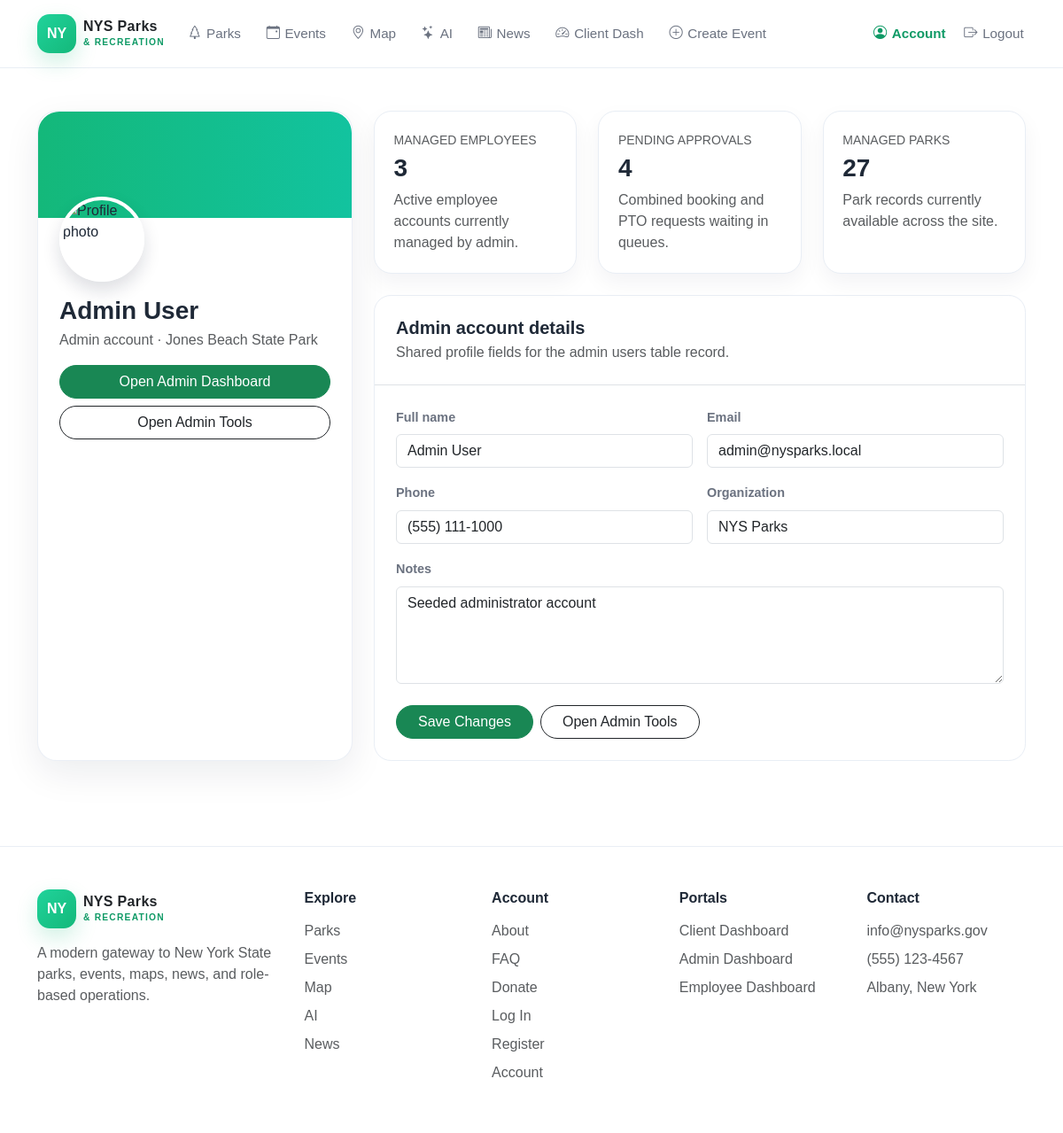
The app's page /account.php (signed in) with its own data.
### tables this page shows
CREATE TABLE users (
    id INT AUTO_INCREMENT PRIMARY KEY,
    first_name VARCHAR(50) NOT NULL,
    last_name VARCHAR(80) NOT NULL,
    email VARCHAR(255) NOT NULL UNIQUE,
    password_hash VARCHAR(255) NOT NULL,
    role ENUM('client','employee','admin') NOT NULL,
    phone VARCHAR(25) NULL,
    birthdate DATE NULL,
    organization VARCHAR(120) NULL,
    notes TEXT NULL,
    park_id INT NULL,
    account_status ENUM('active','locked','disabled') NOT NULL DEFAULT 'active',
    created_at DATETIME NOT NULL DEFAULT CURRENT_TIMESTAMP,
    updated_at DATETIME NOT NULL DEFAULT CURRENT_TIMESTAMP ON UPDATE CURRENT_TIMESTAMP,
    last_login_at DATETIME NULL,
    CONSTRAINT fk_users_park FOREIGN KEY (park_id) REFERENCES parks(id) ON DELETE SET NULL,
    INDEX idx_users_role_status (role, account_status),
    INDEX idx_users_email_status (email, account_status),
    INDEX idx_users_park (park_id)
);

CREATE TABLE parks (
    id INT AUTO_INCREMENT PRIMARY KEY,
    name VARCHAR(150) NOT NULL UNIQUE,
    region VARCHAR(80) NOT NULL,
    park_type VARCHAR(60) NOT NULL,
    address_line VARCHAR(180) NOT NULL,
    city VARCHAR(80) NOT NULL,
    state CHAR(2) NOT NULL DEFAULT 'NY',
    zip_code VARCHAR(10) NOT NULL,
    hours VARCHAR(120) NOT NULL,
    total_fields INT NOT NULL DEFAULT 1,
    max_capacity INT NOT NULL DEFAULT 1,
    amenities TEXT NULL,
    description TEXT NOT NULL,
    image_url VARCHAR(255) NULL,
    image_alt VARCHAR(180) NULL,
    card_summary VARCHAR(255) NULL,
    latitude DECIMAL(9,6) NULL,
    longitude DECIMAL(9,6) NULL,
    is_featured TINYINT(1) NOT NULL DEFAULT 0,
    created_at DATETIME NOT NULL DEFAULT CURRENT_TIMESTAMP,
    updated_at DATETIME NOT NULL DEFAULT CURRENT_TIMESTAMP ON UPDATE CURRENT_TIMESTAMP,
    CONSTRAINT chk_parks_total_fields CHECK (total_fields >= 0),
    CONSTRAINT chk_parks_max_capacity CHECK (max_capacity > 0),
    INDEX idx_parks_region (region),
    INDEX idx_parks_type (park_type),
    INDEX idx_parks_featured (is_featured)
);

### bootstrap.php (called while the page is built, shortened)
<?php
function current_user(PDO $db): ?array {
    $stmt = $db->prepare("SELECT u.*, p.name AS park_name FROM users u LEFT JOIN parks p ON p.id = u.park_id WHERE u.id = ? AND u.account_status='active'");
    $stmt->execute([(int) $_SESSION['user_id']]);
    $user = $stmt->fetch();
    return $user;
}
function e(?string $value): string {
    return htmlspecialchars((string) $value, ENT_QUOTES, 'UTF-8');
}
function full_name(array $user): string {
    return trim(($user['first_name'] ?? '') . ' ' . ($user['last_name'] ?? ''));
}
?>

### account.php (the view, shortened to what this page needs)
<?php
require 'bootstrap.php';
$user = current_user($db);
$dashboardPath = match ($user['role']) {
    'admin' => 'admin-dashboard.php',
    'employee' => 'employee-dashboard.php',
    default => 'client-dashboard.php',
};
$dashboardLabel = match ($user['role']) {
    'admin' => 'Open Admin Dashboard',
    'employee' => 'Open Employee Dashboard',
    default => 'Open Client Dashboard',
};
$actionPath = match ($user['role']) {
    'admin' => 'admin-dashboard.php',
    'employee' => 'employee-pto.php',
    default => 'client-create-event.php',
};
$actionLabel = match ($user['role']) {
    'admin' => 'Open Admin Tools',
    'employee' => 'Create PTO Request',
    default => 'Create Event Request',
};
if ($user['role'] === 'client') {
    $stmt = $db->prepare("SELECT COUNT(*) FROM bookings WHERE client_id=? AND booking_status='pending'");
    $stmt->execute([$user['id']]);
    $stat1 = ['Open requests', (int) $stmt->fetchColumn(), 'Pending approval from the admin booking queue.'];
    $stmt = $db->prepare("SELECT COUNT(*) FROM bookings WHERE client_id=? AND booking_status IN ('approved','confirmed','completed')");
    $stmt->execute([$user['id']]);
    $stat2 = ['Booking history', (int) $stmt->fetchColumn(), 'Approved, confirmed, and completed bookings tied to this account.'];
    $stat3 = ['Saved parks', (int) $db->query("SELECT COUNT(*) FROM parks WHERE is_featured=1")->fetchColumn(), 'Quick access to favorite parks and event venues.'];
    $detailsTitle = 'Client account details';
    $detailsText = 'Editable front-end profile fields for the future users table binding.';
    $roleText = 'Client account';
} else {
    $stat1 = ['Managed employees', (int) $db->query("SELECT COUNT(*) FROM users WHERE role='employee' AND account_status='active'")->fetchColumn(), 'Active employee accounts currently managed by admin.'];
    $stat2 = ['Pending approvals', (int) $db->query("SELECT (SELECT COUNT(*) FROM bookings WHERE booking_status='pending') + (SELECT COUNT(*) FROM pto_requests WHERE pto_status='pending')")->fetchColumn(), 'Combined booking and PTO requests waiting in queues.'];
    $stat3 = ['Managed parks', (int) $db->query("SELECT COUNT(*) FROM parks")->fetchColumn(), 'Park records currently available across the site.'];
    $detailsTitle = 'Admin account details';
    $detailsText = 'Shared profile fields for the admin users table record.';
    $roleText = 'Admin account';
}
?>
<!DOCTYPE html>
<html lang="en">
<head>
  <link href="https://cdn.jsdelivr.net/npm/bootstrap@5.3.3/dist/css/bootstrap.min.css" rel="stylesheet" />
  <link rel="stylesheet" href="https://cdn.jsdelivr.net/npm/bootstrap-icons@1.11.3/font/bootstrap-icons.min.css" />
  <link rel="stylesheet" href="css/styles.css" />
</head>
<body data-page="account">
  <header class="site-header">
    <nav class="container py-3 d-flex flex-column flex-lg-row align-items-lg-center justify-content-between gap-3">
      <section class="d-flex flex-column flex-lg-row align-items-lg-center gap-3 gap-lg-4">
        <a href="index.php" class="brand-link text-decoration-none d-inline-flex align-items-center gap-2">
          <span class="brand-badge">NY</span>
          <span class="brand-mark text-dark">
            NYS Parks<br />
            <small>&amp; RECREATION</small>
          </span>
        </a>
        <ul class="list-unstyled d-flex flex-wrap gap-3 gap-lg-4 m-0 align-items-center">
          <li><a href="parks.php" class="nav-link-custom" data-page-link="parks"><i class="bi bi-tree"></i>Parks</a></li>
          <li><a href="events.php" class="nav-link-custom" data-page-link="events"><i class="bi bi-calendar-event"></i>Events</a></li>
          <li><a href="map.php" class="nav-link-custom" data-page-link="map"><i class="bi bi-geo-alt"></i>Map</a></li>
          <li><a href="ai.php" class="nav-link-custom" data-page-link="ai"><i class="bi bi-stars"></i>AI</a></li>
          <li><a href="news.php" class="nav-link-custom" data-page-link="news"><i class="bi bi-newspaper"></i>News</a></li>
          <li><a href="client-dashboard.php" class="nav-link-custom" data-page-link="client-dashboard"><i class="bi bi-speedometer2"></i>Client Dash</a></li>
          <li><a href="client-create-event.php" class="nav-link-custom" data-page-link="client-create-event"><i class="bi bi-plus-circle"></i>Create Event</a></li>
        </ul>
      </section>
      <ul class="list-unstyled d-flex flex-wrap gap-3 m-0 align-items-center">
        <li><a href="account.php" class="nav-link-custom active" data-page-link="account"><i class="bi bi-person-circle"></i>Account</a></li>
          <li><a href="logout.php" class="nav-link-custom" data-page-link="logout"><i class="bi bi-box-arrow-right"></i>Logout</a></li>
      </ul>
    </nav>
  </header>
  <main class="py-5">
    <section class="container">
      <section class="row g-4">
        <article class="col-xl-4">
          <section class="soft-card overflow-hidden h-100">
            <section class="profile-banner"></section>
            <section class="p-4">
              <img src="https://images.unsplash.com/photo-1494790108377-be9c29b29330?auto=format&fit=crop&w=200&q=80" alt="Profile photo" class="profile-photo-lg" />
              <h1 class="h3 fw-bold mt-3 mb-1"><?= e(full_name($user)) ?></h1>
              <p class="text-muted mb-3"><?= e($roleText) ?><?= $user['park_name'] ? ' · ' . e($user['park_name']) : '' ?></p>
              <section class="d-grid gap-2">
                <a href="<?= e($dashboardPath) ?>" class="btn btn-success rounded-pill"><?= e($dashboardLabel) ?></a>
                <a href="<?= e($actionPath) ?>" class="btn btn-outline-dark rounded-pill"><?= e($actionLabel) ?></a>
              </section>
            </section>
          </section>
        </article>
        <article class="col-xl-8">
          <section class="row g-4 mb-4">
            <article class="col-md-4">
              <section class="stats-card h-100">
                <p class="small text-uppercase text-muted mb-1"><?= e($stat1[0]) ?></p>
                <h2 class="h3 fw-bold mb-2"><?= e((string) $stat1[1]) ?></h2>
                <p class="text-muted mb-0"><?= e($stat1[2]) ?></p>
              </section>
            </article>
            <article class="col-md-4">
              <section class="stats-card h-100">
                <p class="small text-uppercase text-muted mb-1"><?= e($stat2[0]) ?></p>
                <h2 class="h3 fw-bold mb-2"><?= e((string) $stat2[1]) ?></h2>
                <p class="text-muted mb-0"><?= e($stat2[2]) ?></p>
              </section>
            </article>
            <article class="col-md-4">
              <section class="stats-card h-100">
                <p class="small text-uppercase text-muted mb-1"><?= e($stat3[0]) ?></p>
                <h2 class="h3 fw-bold mb-2"><?= e((string) $stat3[1]) ?></h2>
                <p class="text-muted mb-0"><?= e($stat3[2]) ?></p>
              </section>
            </article>
          </section>
          <section class="list-shell">
            <section class="p-4 border-bottom">
              <h2 class="h5 fw-bold mb-1"><?= e($detailsTitle) ?></h2>
              <p class="text-muted mb-0"><?= e($detailsText) ?></p>
            </section>
            <section class="p-4">
              <form method="post">
                <section class="row g-3">
                  <article class="col-md-6">
                    <label class="form-label">Full name</label>
                    <input class="form-control" name="full_name" value="<?= e(full_name($user)) ?>" />
                  </article>
                  <article class="col-md-6">
                    <label class="form-label">Email</label>
                    <input class="form-control" value="<?= e($user['email']) ?>" readonly />
                  </article>
                  <article class="col-md-6">
                    <label class="form-label">Phone</label>
                    <input class="form-control" name="phone" value="<?= e((string) $user['phone']) ?>" />
                  </article>
                  <article class="col-md-6">
                    <label class="form-label">Organization</label>
                    <input class="form-control" name="organization" value="<?= e((string) $user['organization']) ?>" />
                  </article>
                  <article class="col-12">
                    <label class="form-label">Notes</label>
                    <textarea rows="4" class="form-control" name="notes"><?= e((string) $user['notes']) ?></textarea>
                  </article>
                </section>
                <section class="d-flex flex-wrap gap-2 mt-4">
                  <button type="submit" class="btn btn-success rounded-pill px-4">Save Changes</button>
                  <a href="<?= e($actionPath) ?>" class="btn btn-outline-dark rounded-pill px-4"><?= e($actionLabel) ?></a>
                </section>
              </form>
            </section>
          </section>
        </article>
      </section>
    </section>
  </main>
  <footer class="footer-shell py-5 mt-5">
    <section class="container">
      <section class="footer-five">
        <article class="footer-block footer-brand">
          <a href="index.php" class="brand-link text-decoration-none d-inline-flex align-items-center gap-2 mb-3">
            <span class="brand-badge">NY</span>
            <span class="brand-mark text-dark">
              NYS Parks<br />
              <small>&amp; RECREATION</small>
            </span>
          </a>
          <p class="text-muted mb-0">
            A modern gateway to New York State parks, events, maps, news, and role-based operations.
          </p>
        </article>
        <article class="footer-block">
          <h2 class="h6 fw-bold mb-3">Explore</h2>
          <ul class="list-unstyled m-0">
            <li class="mb-2"><a href="parks.php" class="text-muted text-decoration-none">Parks</a></li>
            <li class="mb-2"><a href="events.php" class="text-muted text-decoration-none">Events</a></li>
            <li class="mb-2"><a href="map.php" class="text-muted text-decoration-none">Map</a></li>
            <li class="mb-2"><a href="ai.php" class="text-muted text-decoration-none">AI</a></li>
            <li class="mb-2"><a href="news.php" class="text-muted text-decoration-none">News</a></li>
          </ul>
        </article>
        <article class="footer-block">
          <h2 class="h6 fw-bold mb-3">Account</h2>
          <ul class="list-unstyled m-0">
            <li class="mb-2"><a href="about.php" class="text-muted text-decoration-none">About</a></li>
            <li class="mb-2"><a href="faq.php" class="text-muted text-decoration-none">FAQ</a></li>
            <li class="mb-2"><a href="donate.php" class="text-muted text-decoration-none">Donate</a></li>
            <li class="mb-2"><a href="login.php" class="text-muted text-decoration-none">Log In</a></li>
            <li class="mb-2"><a href="register.php" class="text-muted text-decoration-none">Register</a></li>
            <li class="mb-2"><a href="account.php" class="text-muted text-decoration-none">Account</a></li>
          </ul>
        </article>
        <article class="footer-block">
          <h2 class="h6 fw-bold mb-3">Portals</h2>
          <ul class="list-unstyled m-0">
            <li class="mb-2"><a href="client-dashboard.php" class="text-muted text-decoration-none">Client Dashboard</a></li>
            <li class="mb-2"><a href="admin-dashboard.php" class="text-muted text-decoration-none">Admin Dashboard</a></li>
            <li class="mb-2"><a href="employee-dashboard.php" class="text-muted text-decoration-none">Employee Dashboard</a></li>
          </ul>
        </article>
        <article class="footer-block">
          <h2 class="h6 fw-bold mb-3">Contact</h2>
          <p class="text-muted mb-2">info@nysparks.gov</p>
          <p class="text-muted mb-2">(555) 123-4567</p>
          <p class="text-muted mb-0">Albany, New York</p>
        </article>
      </section>
    </section>
  </footer>
</body>
</html>

### records on screen
users: full_name($user) "Admin User", role "Admin account", park.name "Jones Beach State Park", role "Open Admin Dashboard", role "Open Admin Tools", role "Admin account details", role "Shared profile fields for the admin users table record.", full_name "Admin User", email "admin@nysparks.local", phone "(555) 111-1000", organization "NYS Parks", notes "Seeded administrator account"

### other values on screen
$stat1[0] "MANAGED EMPLOYEES"
$stat1[1] "3"
$stat1[2] "Active employee accounts currently managed by admin."
$stat2[0] "PENDING APPROVALS"
$stat2[1] "4"
$stat2[2] "Combined booking and PTO requests waiting in queues."
$stat3[0] "MANAGED PARKS"
$stat3[1] "27"
$stat3[2] "Park records currently available across the site."
